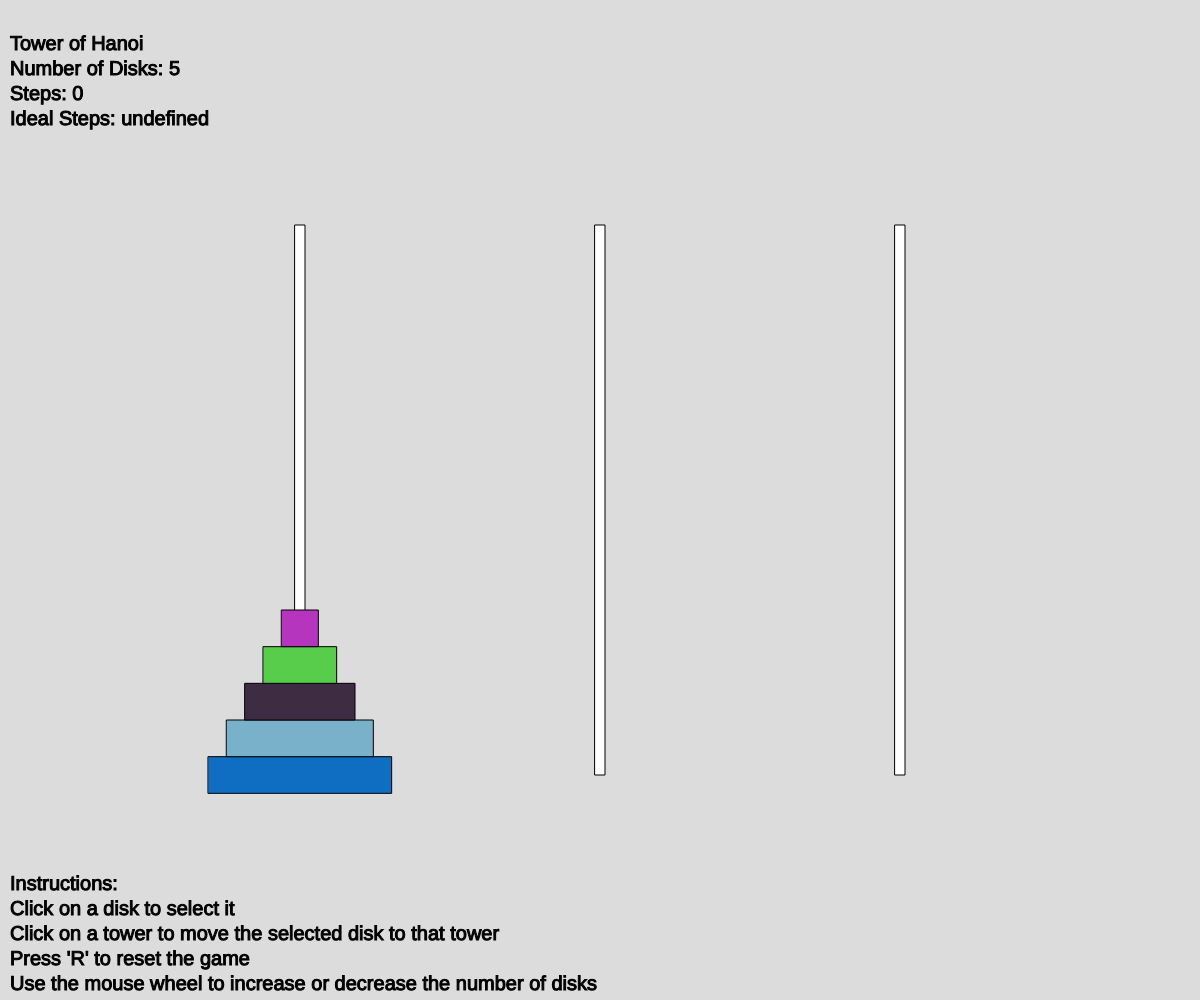
Frame 1 (no input)
Frame 60 (no input): identical to frame 1, image omitted
Frame 120 (the mouse pressed at the canvas centre since frame 60): identical to frame 1, image omitted

The p5.js sketch that drew this single still picture (run headless with seeded random() and noise() and a simulated clock; from frame 60 on, the mouse is pressed at the canvas centre):

// p5.js sketch
// ── sketch.js
// Tower of Hanoi
// Shail Chaudhari
// 26 February 2025
//
// Extra for Experts:
// - I have used the windowResized function to resize the canvas when the window is resized
// - I have used the mouseWheel function to increase the number of disks when the mouse wheel is scrolled UP and DECREASE the number of disks when the mouse wheel is scrolled DOWN
// - I have also used constrain function to limit the number of disks between 1 and 10


let towers = [[],[],[]];
let numberOfDisks = 5;
let colors, steps, tower_height, tower_width, tower_x, tower_y,tower_bottom, idealSteps, discSize;

function setup() {
  createCanvas(windowWidth, windowHeight);
  tower_x = width/4;
  tower_y = height/2;
  tower_width = 10;
  tower_height = height * 0.55;
  tower_bottom = tower_y + tower_height/2;
  discSize = tower_height/15;
  initializeTowers();
  generateDiscColors();
}


function draw() {
  background(220);
  drawTowers();
  drawDiscs();
  console.log(numberOfDisks);
  displayInstructions();
}



function windowResized() {
  resizeCanvas(windowWidth, windowHeight);
}

function generateDiscColors(){
  colors = [];
  for (let i = 0; i < numberOfDisks; i++)
  {
    colors.push(color(random(255), random(255), random(255)));
  }
}

function initializeTowers(){
  towers = [[],[],[]];
  for (let i = numberOfDisks; i > 0; i--)
  {
    towers[0].push(i);
  }
  steps = 0;
}

function drawTowers(){              
  for (let i = 1; i < 4; i++) 
  {
    stroke(0);
    fill(255);
    rectMode(CENTER);
    rect(i * tower_x, tower_y, tower_width, tower_height); // Draw each tower as a rectangle
  }
}

function drawDiscs(){
  for (let i = 0; i < 3; i++)
  {
    for (let j = 0; j < towers[i].length; j++)
    {
      fill(colors[towers[i][j]-1]);
      stroke(0);
      rectMode(CENTER);
      rect((i+1) * tower_x, (tower_y-j*discSize) + (tower_height/2),( discSize * towers[i][j]) ,discSize);
    }
  }
}

function keyPressed(){
  if (key === 'r' || key === 'R')
  {
    initializeTowers();
    generateDiscColors();
    numberOfDisks = 5;
    idealSteps = pow(2, numberOfDisks) - 1;
  }
}

function mouseWheel(event){
  numberOfDisks = constrain((numberOfDisks + (event.delta>0 ? 1 : -1)), 1, 10);
  idealSteps = pow(2, numberOfDisks) - 1;
  initializeTowers();
  generateDiscColors();
}

function displayInstructions(){
  fill(0);
  textSize(20);
  text("Tower of Hanoi", 10, 50);
  text("Number of Disks: " + numberOfDisks, 10, 75);
  text("Steps: " + steps, 10,100);
  text("Ideal Steps: " + idealSteps, 10, 125);
  text("Instructions:", 10, height - 110);
  text("Click on a disk to select it", 10, height - 85);
  text("Click on a tower to move the selected disk to that tower", 10, height - 60);
  text("Press 'R' to reset the game", 10, height - 35);
  text("Use the mouse wheel to increase or decrease the number of disks", 10, height - 10);
}
